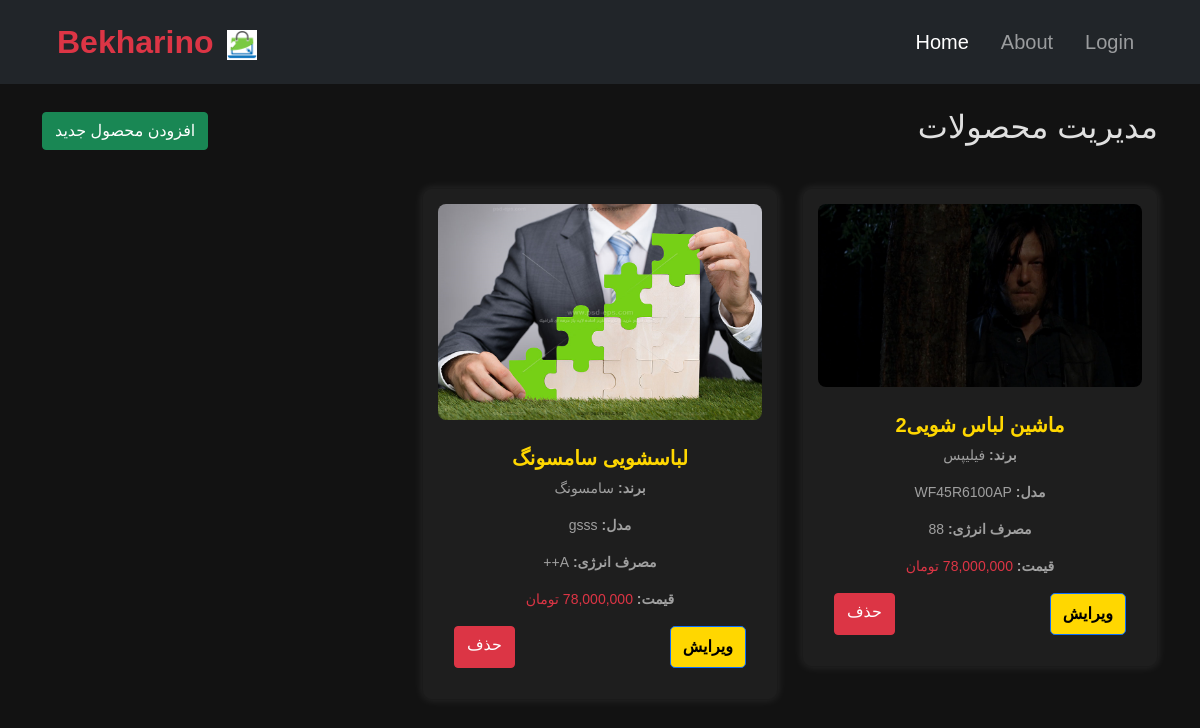
/manage.php, run on the app's committed database.
### tables this page shows
CREATE TABLE IF NOT EXISTS `products` (
  `ID` int NOT NULL AUTO_INCREMENT,
  `ProductName` varchar(255) NOT NULL,
  `Brand` varchar(255) NOT NULL,
  `Model` varchar(255) NOT NULL,
  `EnergyConsumption` varchar(100) NOT NULL,
  `Warranty` int DEFAULT NULL,
  `Price` decimal(15,2) NOT NULL,
  `Dimensions` varchar(100) DEFAULT NULL,
  `Weight` float DEFAULT NULL,
  `ImageURL` varchar(255) DEFAULT NULL,
  `CreatedAt` timestamp NULL DEFAULT CURRENT_TIMESTAMP,
  PRIMARY KEY (`ID`)
);

### manage.php (the view, shortened to what this page needs)
<?php
include("includes/header.php");
?>
<div class="container mt-4">
    <div class="d-flex justify-content-between align-items-center mb-4">
        <h2>مدیریت محصولات</h2>
        <a class="btn btn-success" href="bekh_add.php">
            <i class="fas fa-plus"></i> افزودن محصول جدید
        </a>
    </div>
    <div class="row">
        <?php
        $link = mysqli_connect("localhost", "bekhio_root", "n123456", "bekhio_root");
        $result = mysqli_query($link, "SELECT * FROM `products` ORDER BY ID DESC");
        if (mysqli_num_rows($result) > 0) {
            while ($row = mysqli_fetch_assoc($result)) {
                $imagePath = !empty($row["ImageURL"]) ? $row["ImageURL"] : "images/default_product.png";
                ?>
                <div class="col-md-4 mb-4">
                    <div class="card product-card">
                        <img src="<?php echo $imagePath; ?>"
                             class="card-img-top product-image"
                             alt="<?php echo htmlspecialchars($row["ProductName"]); ?>"
                             onerror="this.src='images/default_product.png'">
                        <div class="card-body">
                            <h5 class="card-title product-title"><?php echo htmlspecialchars($row["ProductName"]); ?></h5>
                            <div class="product-details">
                                <p><strong>برند:</strong> <?php echo htmlspecialchars($row["Brand"]); ?></p>
                                <p><strong>مدل:</strong> <?php echo htmlspecialchars($row["Model"]); ?></p>
                                <p><strong>مصرف انرژی:</strong> <?php echo htmlspecialchars($row["EnergyConsumption"]); ?></p>
                                <p><strong>قیمت:</strong> <span class="text-danger"><?php echo number_format($row["Price"]); ?> تومان</span></p>
                            </div>
                            <div class="d-flex justify-content-between mt-3">
                                <a href="products_edit.php?id=<?php echo $row["ID"]; ?>" class="btn btn-primary">
                                    <i class="fas fa-edit"></i> ویرایش
                                </a>
                                <a href="products_delete.php?id=<?php echo $row["ID"]; ?>"
                                   class="btn btn-danger"
                                   onclick="return confirm('آیا از حذف این محصول مطمئن هستید؟')">
                                    <i class="fas fa-trash"></i> حذف
                                </a>
                            </div>
                        </div>
                    </div>
                </div>
                <?php
            }
        } else {
            echo '<div class="col-12"><div class="alert alert-info">هیچ محصولی یافت نشد.</div></div>';
        }
        ?>
    </div>
</div>
<?php
include("includes/footer.php");
?>

### includes/header.php (shortened to what this page needs)
<!doctype html>
<html lang="en">
<head>
  <link href="https://cdn.jsdelivr.net/npm/bootstrap@5.0.2/dist/css/bootstrap.min.css" rel="stylesheet">
  <link rel="stylesheet" href="style.css">
</head>
<body>
<nav class="navbar navbar-expand-xl navbar-dark bg-dark">
  <div class="container">
    <a class="navbar-brand fs-2 fw-bold" href="#">
      <span class="text-danger">Bekharino</span>
      <img id="imglogo" src="images/log.png" alt="لوگو">
    </a>
    <div class="collapse navbar-collapse" id="navbarDark">
      <ul class="navbar-nav ms-auto mb-2 mb-xl-0 fs-5 text-center">
        <li class="nav-item me-3">
          <a class="nav-link active" href="index.php">Home</a>
        </li>
        <li class="nav-item me-3">
          <a class="nav-link" href="about.php">About</a>
        </li>
        <li class="nav-item me-3">
        <?php
        if(isset($_SESSION["state_login"]) && $_SESSION["state_login"] == true){
        ?>
          <a class="nav-link" href="logout.php">Logout</a>
        <?php } else { ?>
          <a class="nav-link" href="login.php">Login</a>
        <?php } ?>
        </li>
      </ul>
    </div>
  </div>
</nav>
<main>

### includes/footer.php (shortened to what this page needs)
</body>
</html>
</body>
</html>

### style.css (style rules this page uses)
main { direction: rtl; }
body { background-color: #121212; color: #E0E0E0; font-family: 'Tahoma', sans-serif; }
#imglogo { width: 30px; height: 30px; margin: 5px; }
.product-card { background-color: #1E1E1E; border-radius: 10px; padding: 15px; margin: 10px 0; box-shadow: 0 0 10px rgba(255, 255, 255, 0.1); text-align: center; }
.product-title { font-size: 20px; font-weight: bold; color: #FFD700; }
.product-image { width: 100%; height: auto; border-radius: 8px; margin-bottom: 10px; }
.product-details p { font-size: 14px; color: #bbbbbbd2; }
.btn-primary { background-color: #FFD700; color: #000; padding: 8px 12px; border-radius: 5px; text-decoration: none; font-weight: bold; transition: background 0.3s; }
.navbar { background-color: #1E1E1E; padding: 10px; }
.navbar a { color: #E0E0E0; text-decoration: none; padding: 8px 15px; }

### data on the page
products: ImageURL (picture), ProductName "ماشین لباس شویی2", Brand "فیلیپس", Model "WF45R6100AP", EnergyConsumption "88", Price "78,000,000"
products: ImageURL (picture), ProductName "لباسشویی سامسونگ", Brand "سامسونگ", Model "gsss", EnergyConsumption "A++", Price "78,000,000"
